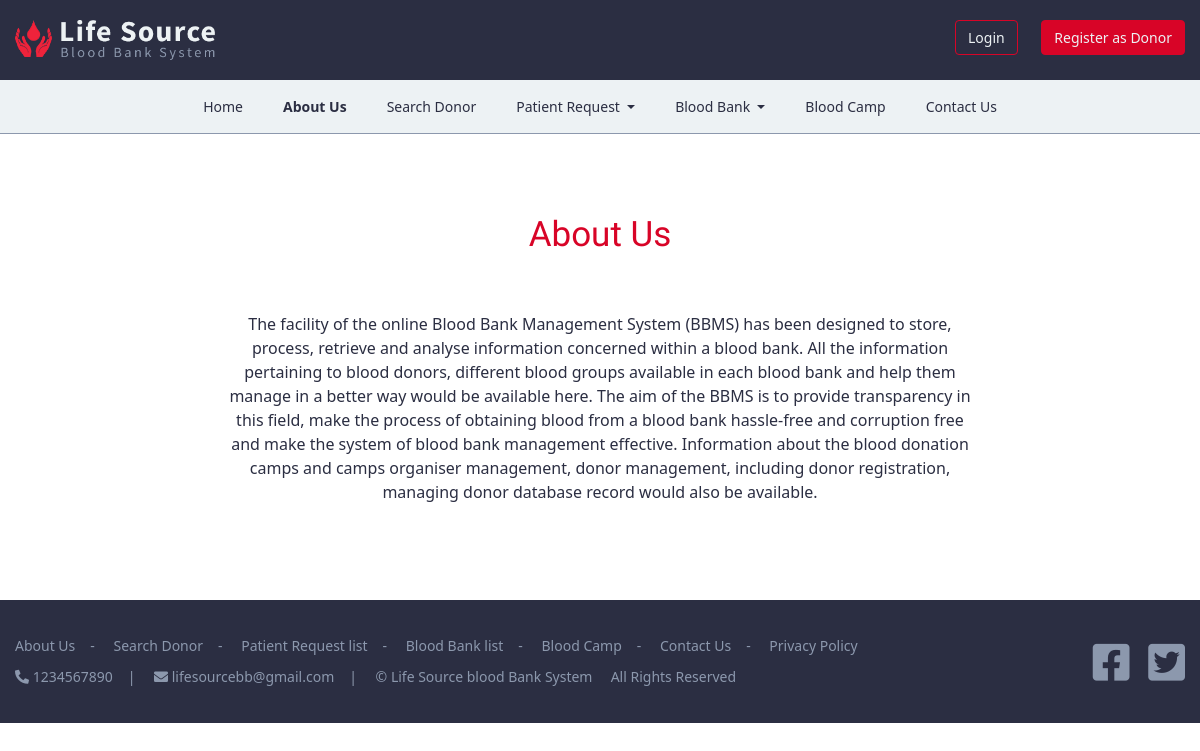
The page /aboutus.php on the database its author committed.
### tables this page shows
CREATE TABLE IF NOT EXISTS `tblpages` (
  `id` int(11) NOT NULL AUTO_INCREMENT,
  `PageName` varchar(255) NOT NULL,
  `type` varchar(255) NOT NULL,
  `detail` longtext NOT NULL,
  PRIMARY KEY (`id`)
);

CREATE TABLE IF NOT EXISTS `contactinfo` (
  `ID` int(11) NOT NULL AUTO_INCREMENT,
  `mobile` varchar(11) NOT NULL,
  `email` varchar(255) NOT NULL,
  PRIMARY KEY (`ID`)
);

### aboutus.php (the view, shortened to what this page needs)
<?php
include('include/connection.php');
?>
<!DOCTYPE html>
<html lang="en">
  <head>
    <link rel="stylesheet" href="css/bootstrap.min.css">
    <link rel="stylesheet" href="css/register.css">
    <link href="css/all.css" rel="stylesheet">
  </head>
  <body>
    <header>
      <div class="container-sm nopadding">
      <div class="row">
      <div class="col-lg-6 col-sm-6 col-12 nopadding logobg">
        <a href="index.php">
          <img src="images/logo.png" alt="Life Source blood bank System" title="Life source blood bank system" />
        </a>
      </div>
      <div class="col-lg-6 col-sm-6 col-12 nopadding loginbg">
        <button type="button" onclick="window.open('login.php', '_blank'); return false;" name="login" id="login" class="btn btn-default loginbtn">
          Login
        </button>
        <button type="button" onclick="window.open('register.php', '_blank'); return false;" class="btn btn-default signupbtn">
          Register as Donor
        </button>
      </div>
      </div>
      </div>
    </header>
    <nav class="navbar navbar-expand-md navbar-light navigation sticky-top">
      <div class="container-sm">
      <div class="collapse navbar-collapse" id="collapsibleNavbar">
        <ul class="navbar-nav mx-auto">
          <li class="nav-item">
            <a class="nav-link" href="index.php">Home</a>
          </li>
          <li class="nav-item">
            <a class="nav-link active" href="aboutus.php">About Us</a>
          </li>
          <li class="nav-item">
            <a class="nav-link" href="search_donor.php">Search Donor</a>
          </li>
          <li class="nav-item dropdown">
            <a class="nav-link dropdown-toggle" href="#" id="navbardrop" data-toggle="dropdown">
              Patient Request
            </a>
          </li>
          <li class="nav-item dropdown">
            <a class="nav-link dropdown-toggle" href="#" id="navbardrop" data-toggle="dropdown">
              Blood Bank
            </a>
          </li>
          <li class="nav-item">
            <a class="nav-link" href="bloodcamp.php">Blood Camp</a>
          </li>
          <li class="nav-item">
            <a class="nav-link" href="contact-us.php">Contact Us</a>
          </li>
        </ul>
      </div>
      </div>
    </nav>
    <div class="donor_reg">
      <div class="container-sm">
        <div class="row">
          <div class="col-lg-12 nopadding">
            <h1>About Us</h1>
          </div>
        </div>
        <div class="row">
          <div class="col-lg-2">
          </div>
          <div class="col-lg-8 nopadding">
            <p style="font-size: 16px;">
            <?php
            $query34 = "SELECT * from tblpages WHERE type='aboutus'";
            $query_run34 = mysqli_query($conn,$query34);
            if (mysqli_num_rows($query_run34) > 0) {
              while ($row34 = mysqli_fetch_assoc($query_run34)) {
                echo $row34['detail'];
              }
            }
            ?>
            </p>
          </div>
          <div class="col-lg-2">
          </div>
        </div>
      </div>
    </div>
    <footer>
      <div class="container-sm nopadding">
        <div class="row">
          <div class="col-lg-10 col-md-12 hidemob">
            <div class="row">
              <div class="col-lg-12 nopadding">
                <ul class="footer_list">
                  <li class="aboutli"><a href="about-us.php" target="_blank">About Us</a></li>-
                  <li><a href="search_donor.php" target="_blank">Search Donor</a></li>-
                  <li><a href="request-list.php" target="_blank">Patient Request list</a></li>-
                  <li><a href="bb-list.php" target="_blank">Blood Bank list</a></li>-
                  <li><a href="bloodcamp.php" target="_blank">Blood Camp</a></li>-
                  <li><a href="contact-us.php" target="_blank">Contact Us</a></li>-
                  <li><a href="privacy.php" target="_blank">Privacy Policy</a></li>
                </ul>
              </div>
            </div>
            <?php
            $query3 = "SELECT * from contactinfo";
            $query_run3 = mysqli_query($conn,$query3);
            if (mysqli_num_rows($query_run3) > 0) {
              while ($row3 = mysqli_fetch_assoc($query_run3)) {
            ?>
            <div class="row">
              <div class="col-lg-12 nopadding">
                <ul class="footer_list">
                  <li class="aboutli"><i class="fas fa-phone-alt"></i> <?php echo $row3['mobile'];?></li>|
                  <li><i class="fas fa-envelope"></i> <a href="mailto:<?php echo $row3['email'];?>"><?php echo $row3['email'];?></a></li>|
                  <li>&copy; Life Source blood Bank System &nbsp;&nbsp;&nbsp; All Rights Reserved</li>
                </ul>
              </div>
            </div>
          </div>
      <div class="col-lg-2 col-md-12 social_icon hidemob nopadding">
            <div class="facebook">
              <a href="#">
              <i class="fab fa-facebook-square"></i>
              </a>
            </div>
            <div class="twitter">
              <a href="#">
              <i class="fab fa-twitter-square"></i>
              </a>
            </div>
      </div>
        </div>
        <?php } }?>
      </div>
    </footer>
  </body>
</html>

### css/register.css (style rules this page uses)
body { margin: 0 auto; padding: 0px; font-family: 'Segoe UI'; font-size: 14px; color: #2b2e42; font-weight: 400; text-align: center; overflow-x: hidden !important; }
.nopadding { padding-left: 0 !important; padding-right: 0 !important; }
h1 { margin: 0px; padding: 0px 0px 40px 0px; font-family: 'Nanum Gothic', sans-serif; font-size: 35px; color: #d80427; }
p, h3, ul { text-align: left; }
.donor_reg { padding: 80px 0px; }
header { padding: 20px 0px; background-color: #2b2e42; }
.logobg { padding: 0px 0px; margin: 0px; text-align: left; }
.logobg img { width: 200px; }
.loginbg { padding: 0px 0px 0px 0px; margin: 0px; text-align: right; }
.loginbtn { margin-right: 20px; background-color: transparent; font-size: 14px; color:#edf2f4; border-color: #d80427; }
.signupbtn { font-size: 14px; background-color: #d80427; color:#edf2f4; border-color: #d80427; }
.btn { font-size: 14px; }
.navigation { background-color: #edf2f4; text-align: center; border-bottom: 1px solid; border-color: #8c98ad; }
.navbar-light .navbar-nav .nav-link { padding-left: 20px; padding-right: 20px; font-family: 'Segoe UI'; font-size: 14px; color: #2b2e42; text-align: center; text-decoration: none; }
#collapsibleNavbar .active { color: #2b2e42; font-weight: bold; }
footer { padding-top: 30px; padding-bottom: 30px; background-color: #2b2e42; text-align: left; }
.footer_list { padding: 5px 0px; margin: 0px; color: #8c98ad; list-style: none; text-align: left; }
.footer_list .aboutli { padding-left: 0px; }
.footer_list li { padding: 0px 15px; display: inline; font-size: 14px; color: #8c98ad; }
.footer_list li a { color: #8c98ad; }
.social_icon { text-align: right; }
.facebook { padding: 0px; font-size: 42px; color: #8c98ad; display: inline-block; }
.twitter { padding: 0px 0px 0px 15px; font-size: 42px; color: #8c98ad; display: inline-block; }
.social_icon a { color: #8c98ad; }
.hidemob { display: block; }

### css/all.css (style rules this page uses)
.fa, .fas, .far, .fal, .fad, .fab { -moz-osx-font-smoothing: grayscale; -webkit-font-smoothing: antialiased; display: inline-block; font-style: normal; font-variant: normal; text-rendering: auto; line-height: 1; }
.fa-envelope:before { content: "\f0e0"; }
.fa-facebook-square:before { content: "\f082"; }
.fa-phone-alt:before { content: "\f879"; }
.fa-twitter-square:before { content: "\f081"; }
.fab { font-family: 'Font Awesome 5 Brands'; font-weight: 400; }
.fa, .fas { font-family: 'Font Awesome 5 Free'; font-weight: 900; }

### rows shown on the page
tblpages: detail "The facility of the online Blood Bank Management System (BBMS) has been designed to store, process, retrieve and analyse information concerned within a blood bank. All the information pertaining to blood donors, different blood groups available in each blood bank and help them manage in a better way would be available here. The aim of the BBMS is to provide transparency in this field, make the process of obtaining blood from a blood bank hassle-free and corruption free and make the system of blood bank management effective. Information about the blood donation camps and camps organiser management, donor management, including donor registration, managing donor database record would also be…"
contactinfo: mobile "1234567890", email "lifesourcebb@gmail.com"
